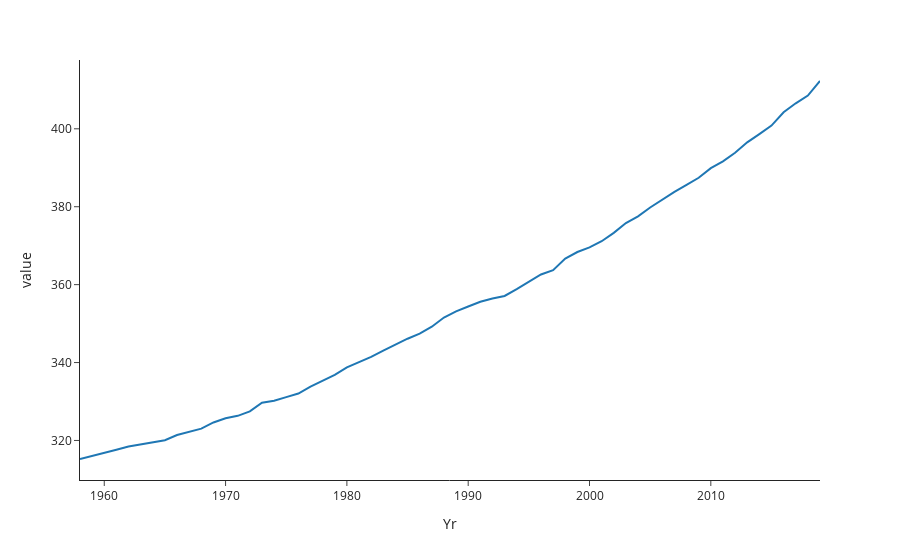

Here is the notebook cell this chart was saved with:
### Code cell
fig = px.line(co2.groupby('Yr')['Int'].mean()) # SOLUTION
fig.update_layout(showlegend=False)
fig

### Figure 1 — Plotly figure (JSON) as saved in the notebook; plotly's stock layout.template omitted (floating-point values rounded to 4 significant figures)
{"data": [{"hovertemplate": "variable=Int<br>Yr=%{x}<br>value=%{y}<extra></extra>", "legendgroup": "Int", "line": {"color": "#1F77B4", "dash": "solid"}, "marker": {"symbol": "circle"}, "mode": "lines", "name": "Int", "orientation": "v", "showlegend": true, "type": "scatter", "x": [1958, 1959, 1960, 1961, 1962, 1963, 1964, 1965, 1966, 1967, 1968, 1969, 1970, 1971, 1972, 1973, 1974, 1975, 1976, 1977, 1978, 1979, 1980, 1981, 1982, 1983, 1984, 1985, 1986, 1987, 1988, 1989, 1990, 1991, 1992, 1993, 1994, 1995, 1996, 1997, 1998, 1999, 2000, 2001, 2002, 2003, 2004, 2005, 2006, 2007, 2008, 2009, 2010, 2011, 2012, 2013, 2014, 2015, 2016, 2017, 2018, 2019], "xaxis": "x", "y": [315.2, 316.0, 316.9, 317.6, 318.5, 319.0, 319.6, 320.0, 321.4, 322.2, 323.0, 324.6, 325.7, 326.3, 327.5, 329.7, 330.2, 331.1, 332.0, 333.8, 335.4, 336.8, 338.8, 340.1, 341.4, 343.1, 344.7, 346.1, 347.4, 349.2, 351.6, 353.1, 354.4, 355.6, 356.4, 357.1, 358.8, 360.8, 362.6, 363.7, 366.7, 368.4, 369.5, 371.1, 373.3, 375.8, 377.5, 379.8, 381.9, 383.8, 385.6, 387.4, 389.9, 391.7, 393.9, 396.5, 398.6, 400.8, 404.2, 406.6, 408.5, 412.3], "yaxis": "y"}], "layout": {"legend": {"title": {"text": "variable"}, "tracegroupgap": 0}, "margin": {"t": 60}, "showlegend": false, "xaxis": {"anchor": "y", "domain": [0, 1], "title": {"text": "Yr"}}, "yaxis": {"anchor": "x", "domain": [0, 1], "title": {"text": "value"}}}}
